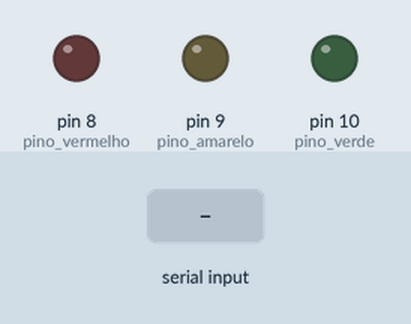
Bench run of a sketch on a simulated Arduino Uno, built with avr-gcc and run on an emulated ATmega328P. Shown: output pins drawn as LEDs (lit = HIGH). The test bench sets the inputs (shaded band).

Above: at 1.2 s.
1.3 s: "H" received over Serial
At 2.1 s:
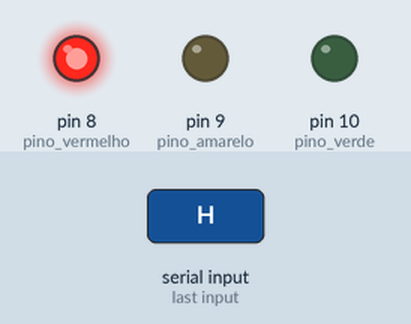
2.8 s: "A" received over Serial
At 3.2 s:
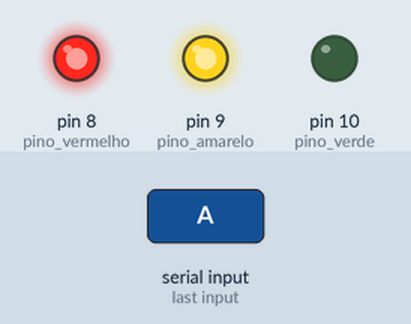
4.3 s: "h" received over Serial
At 5.5 s:
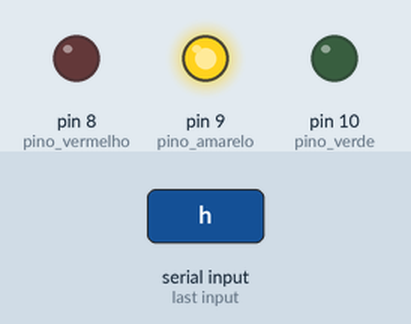
5.8 s: "Y" received over Serial
At 6.7 s:
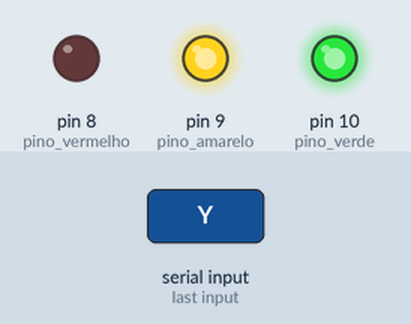
7.3 s: "a" received over Serial
At 7.8 s:
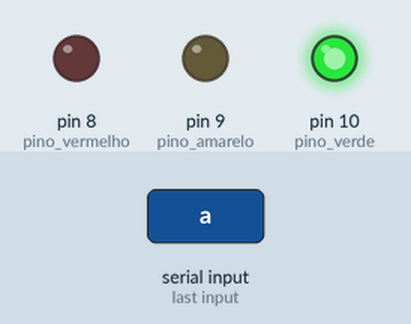
8.8 s: "G" received over Serial
At 10.2 s:
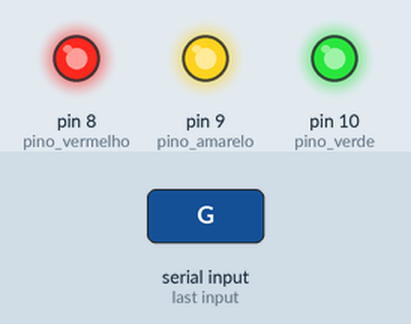
Timing chart, 0 to 11.3 s (numbered marks = the images above; inputs shaded):
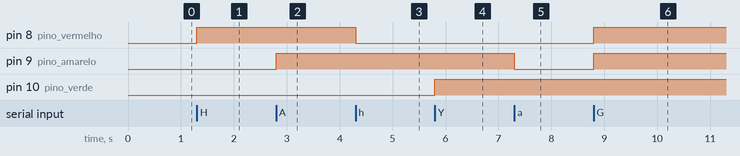

The sketch:

Aula8.ino
```cpp
#define pino_vermelho 8
#define pino_amarelo 9
#define pino_verde 10

void setup() {
  pinMode(pino_vermelho, OUTPUT);
  pinMode(pino_amarelo,  OUTPUT);
  pinMode(pino_verde,    OUTPUT);
  Serial.begin(9600);
}

void loop() {
  if (Serial.available() > 0) {
    char command = Serial.read();

    if (command == 'H') {
      digitalWrite(pino_vermelho, HIGH);
    } else if (command == 'h') {
      digitalWrite(pino_vermelho, LOW);
    } else if (command == 'A') {
      digitalWrite(pino_amarelo, HIGH);
    } else if (command == 'a') {
      digitalWrite(pino_amarelo, LOW);
    } else if (command == 'Y') {
      digitalWrite(pino_verde, HIGH);
    } else if (command == 'y') {
      digitalWrite(pino_verde, LOW);
    } else if (command == 'G') {
      digitalWrite(pino_vermelho, HIGH);
      digitalWrite(pino_amarelo, HIGH);
      digitalWrite(pino_verde, HIGH);
    } else if (command == 'g') {
      digitalWrite(pino_vermelho, LOW);
      digitalWrite(pino_amarelo, LOW);
      digitalWrite(pino_verde, LOW);
    }
  }
}
```

Measured:
- after the input at 1.3 s, pin 8 (pino_vermelho): LOW → HIGH at once
- after the input at 2.8 s, pin 9 (pino_amarelo): LOW → HIGH at once
- after the input at 4.3 s, pin 8 (pino_vermelho): HIGH → LOW at once
- after the input at 5.8 s, pin 10 (pino_verde): LOW → HIGH at once
- after the input at 7.3 s, pin 9 (pino_amarelo): HIGH → LOW at once
- after the input at 8.8 s, pin 8 (pino_vermelho), pin 9 (pino_amarelo): LOW → HIGH at once
